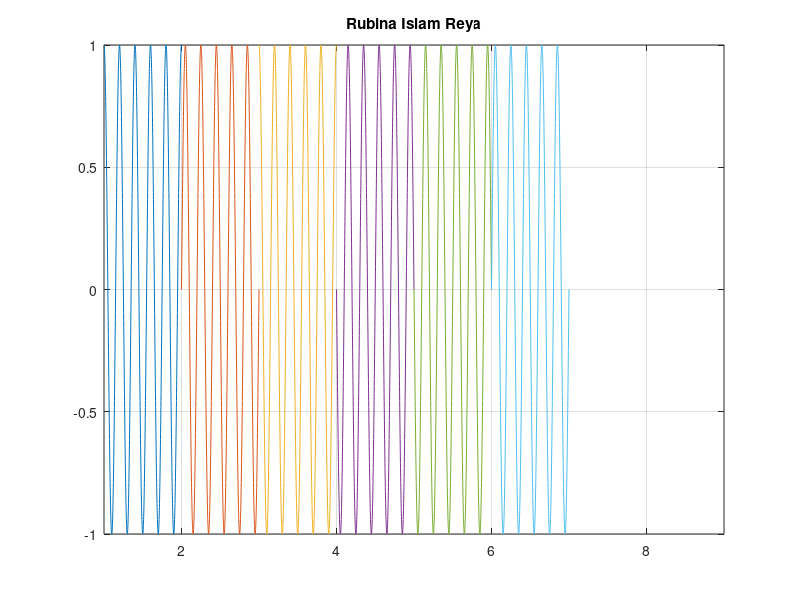

MATLAB code for this plot:
close all;
clc
f=5;
f2=10;
f=5;
x = [01 00 01 10 11 00]; % input signal ;
nx=size(x,2);
i=1;
while i<nx+1
t = i:0.001:i+1;
if x(i)==00
psk=sin(2*pi*f*t);
elseif x(i)== 01
psk=sin(2*pi*f*t+pi/2);
elseif x(i)==10
psk=sin(2*pi*f*t+pi);  
end;
plot(t,psk);
hold on;
grid on;
axis([1 9 -1 1]);
title('Rubina Islam Reya')
i=i+1;
end